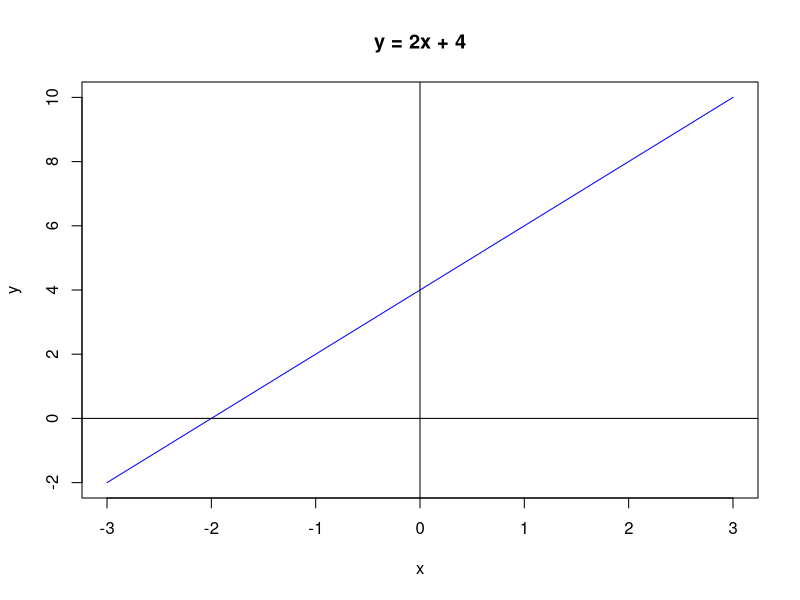
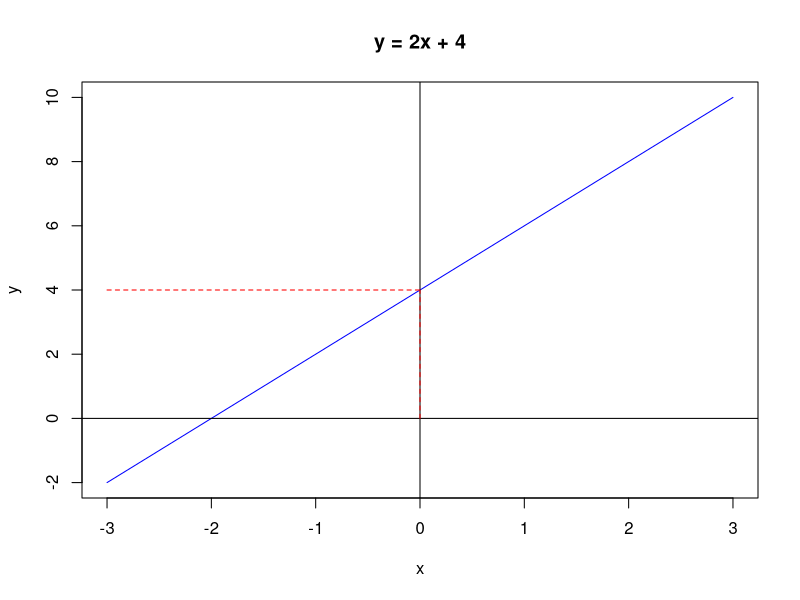
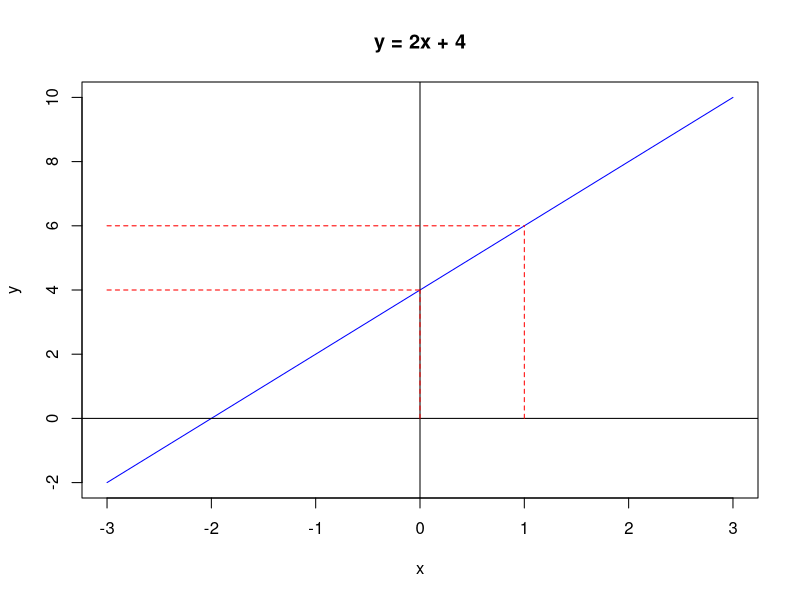

Write the R code that produced these figures, in order.
## ---- chunk 1
#| echo: false

x_temp <- seq(from = -3,
              to = 3,
              length.out = 101)
y_temp <- 2 * x_temp + 4
plot(x = x_temp,
     y = y_temp,
     type = "l",
     xlab = "x",
     ylab = "y",
     main = "y = 2x + 4",
     col = "blue")
abline(h = 0)
abline(v = 0)
## ---- chunk 2
#| echo: false

plot(x = x_temp,
     y = y_temp,
     type = "l",
     xlab = "x",
     ylab = "y",
     main = "y = 2x + 4",
     col = "blue")
abline(h = 0)
abline(v = 0)
lines(x = c(0,0),
      y = c(0,4),
      col = "red",
      lty = 2)
lines(x = c(-3,0),
      y = c(4,4),
      col = "red",
      lty = 2)
## ---- chunk 3
#| echo: false

plot(x = x_temp,
     y = y_temp,
     type = "l",
     xlab = "x",
     ylab = "y",
     main = "y = 2x + 4",
     col = "blue")
abline(h = 0)
abline(v = 0)
lines(x = c(0,0),
      y = c(0,4),
      col = "red",
      lty = 2)
lines(x = c(-3,0),
      y = c(4,4),
      col = "red",
      lty = 2)
lines(x = c(1,1),
      y = c(0,6),
      col = "red",
      lty = 2)
lines(x = c(-3,1),
      y = c(6,6),
      col = "red",
      lty = 2)
